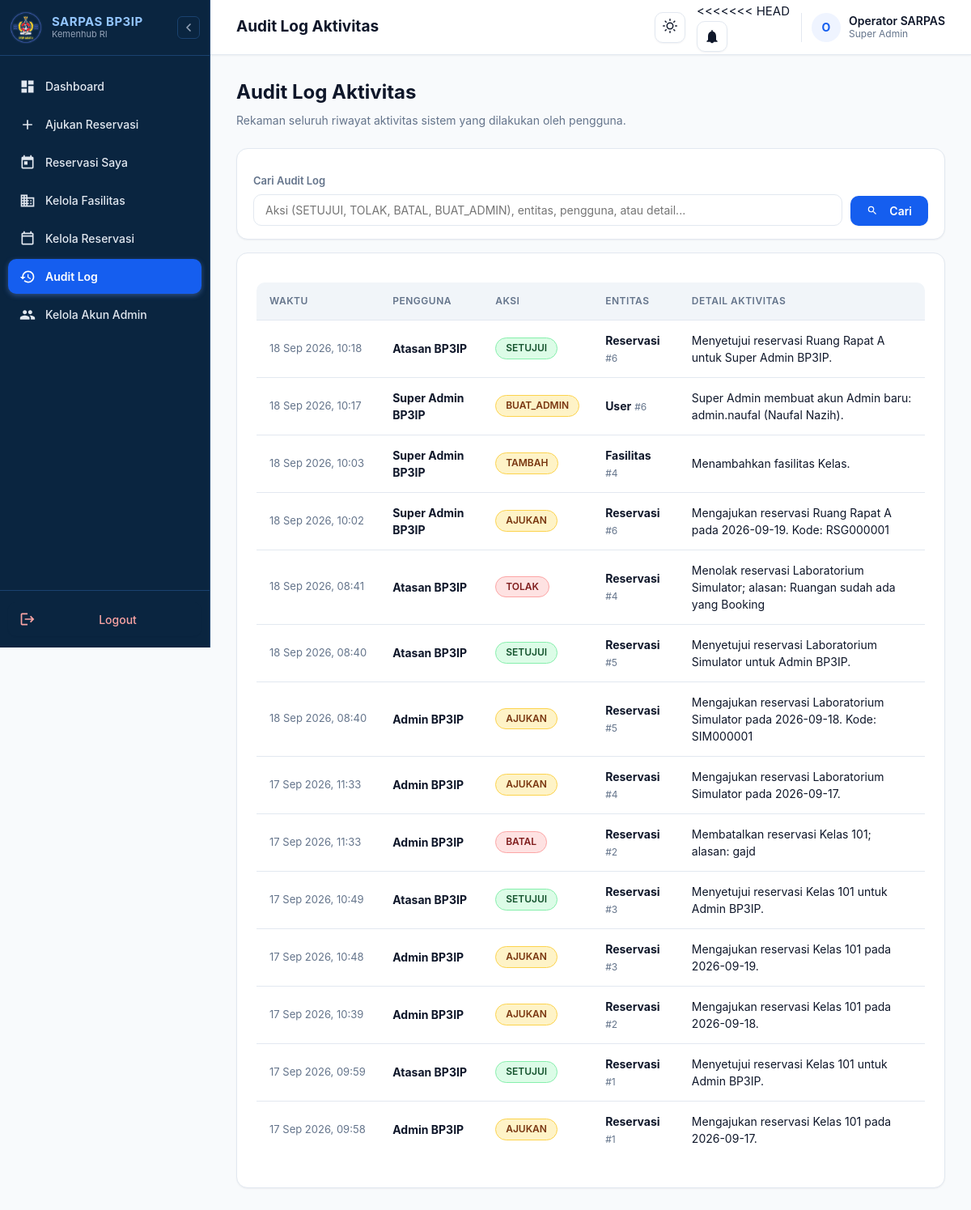
Before: /audit-log/ (signed in) with the older database file.
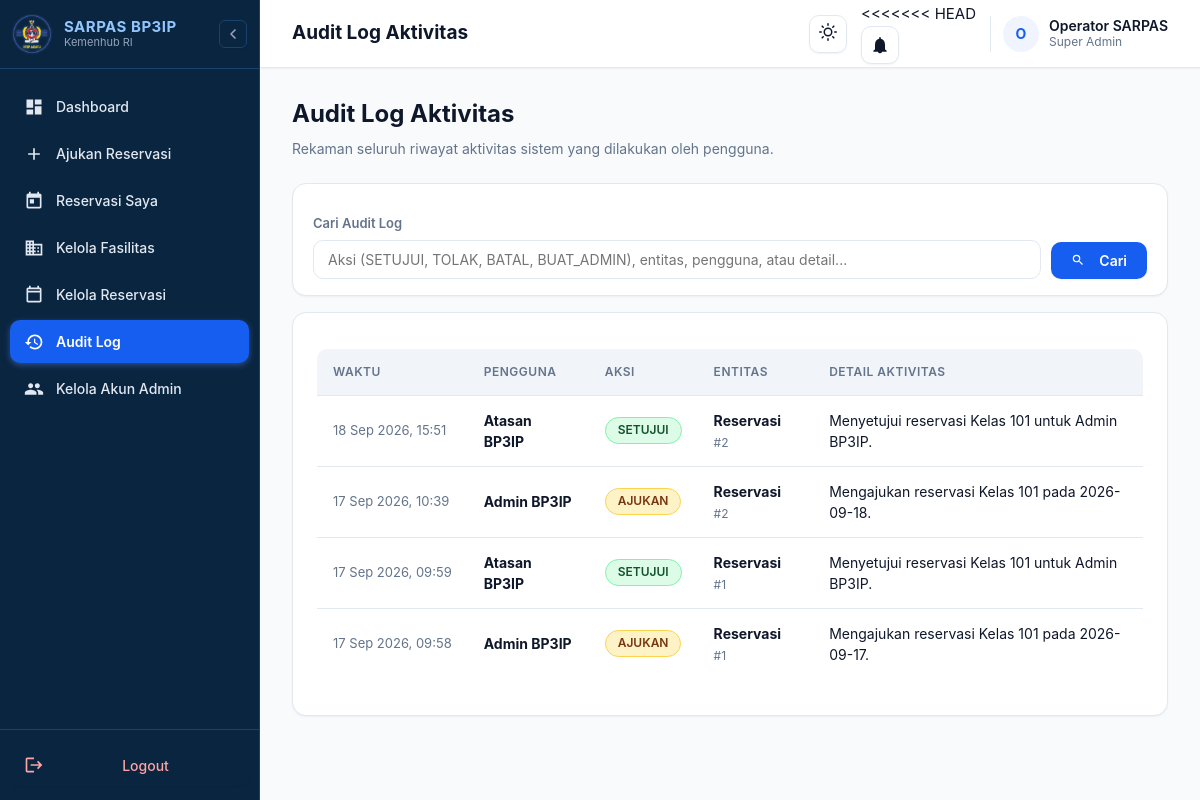
After: the same page with the newer database file.
### core/models.py (models this page shows, shortened)
class AuditLog(models.Model):
    actor = models.ForeignKey(User, on_delete=models.SET_NULL, null=True, blank=True, related_name="audit_logs")
    aksi = models.CharField(max_length=100)
    entitas = models.CharField(max_length=100)
    entitas_id = models.PositiveBigIntegerField(null=True, blank=True)
    detail = models.TextField()
    created_at = models.DateTimeField(auto_now_add=True)
    class Meta:
        ordering = ["-created_at"]

class User(AbstractUser):
    class Role(models.TextChoices):
        ADMIN = "ADMIN", "Admin"
        SUPER_ADMIN = "SUPER_ADMIN", "Super Admin"
        ATASAN = "ATASAN", "Atasan"
    nama = models.CharField(max_length=150)
    email = models.EmailField(unique=True)
    role = models.CharField(max_length=15, choices=Role.choices, default=Role.ADMIN)
    created_at = models.DateTimeField(auto_now_add=True)

### core/views.py (the view, shortened to what this page needs)
# urls.py: path("audit-log/", views.audit_log_list, name="audit_log_list"),
@role_required(User.Role.SUPER_ADMIN)
def audit_log_list(request):
    qs = AuditLog.objects.select_related("actor").order_by("-created_at")
    q = request.GET.get("q", "").strip()
    paginator = Paginator(qs, 20)
    page_number = request.GET.get("page")
    page_obj = paginator.get_page(page_number)
    return render(request, "audit/list.html", {
        "logs": page_obj,
        "page_obj": page_obj,
        "q": q,
    })

### core/context_processors.py (called while the page is built)
def notification_badge(request):
    if request.user.is_authenticated:
        return {"unread_notification_count": request.user.notifikasi.filter(status_baca=False).count()}
    return {"unread_notification_count": 0}

### templates/audit/list.html (shortened to what this page needs)
{% extends 'base.html' %}
{% block page_title %}Audit Log Aktivitas{% endblock %}
{% block content %}
<div class="page-heading">
  <h1>Audit Log Aktivitas</h1>
  <p>Rekaman seluruh riwayat aktivitas sistem yang dilakukan oleh pengguna.</p>
</div>
<div class="card" style="margin-bottom: 16px; padding: 16px 20px;">
  <form method="get" action="" style="display: flex; gap: 10px; align-items: flex-end; flex-wrap: wrap;">
    <div style="flex: 1; min-width: 220px;">
      <label style="font-size: 13px; font-weight: 600; color: var(--text-muted); display: block; margin-bottom: 6px;" for="id-search-audit">Cari Audit Log</label>
      <input
        id="id-search-audit"
        type="text"
        name="q"
        value="{{ q }}"
        placeholder="Aksi (SETUJUI, TOLAK, BATAL, BUAT_ADMIN), entitas, pengguna, atau detail..."
        style="width: 100%; margin: 0;"
      >
    </div>
    <button type="submit" class="button" style="padding: 10px 20px;">
      <svg width="14" height="14" viewBox="0 0 24 24" fill="currentColor" style="margin-right: 6px;"><path d="M15.5 14h-.79l-.28-.27A6.471 6.471 0 0 0 16 9.5 6.5 6.5 0 1 0 9.5 16c1.61 0 3.09-.59 4.23-1.57l.27.28v.79l5 4.99L20.49 19l-4.99-5zm-6 0C7.01 14 5 11.99 5 9.5S7.01 5 9.5 5 14 7.01 14 9.5 11.99 14 9.5 14z"/></svg>
      Cari
    </button>
  </form>
</div>
<div class="card">
  <div class="table-wrap">
    <table>
      <thead>
        <tr>
          <th>Waktu</th>
          <th>Pengguna</th>
          <th>Aksi</th>
          <th>Entitas</th>
          <th>Detail Aktivitas</th>
        </tr>
      </thead>
      <tbody>
        {% for log in logs %}
        <tr>
          <td style="white-space: nowrap; color: var(--text-muted); font-size: 13px;">
            {{ log.created_at|date:'d M Y, H:i' }}
          </td>
          <td>
            <strong>{{ log.actor.nama|default:log.actor.username|default:'Sistem Otomatis' }}</strong>
          </td>
          <td>
            {% if log.aksi == 'SETUJUI' %}
            <span class="badge badge-approved">{{ log.aksi }}</span>
            {% elif log.aksi == 'TOLAK' or log.aksi == 'HAPUS' or log.aksi == 'BATAL' %}
            <span class="badge badge-rejected">{{ log.aksi }}</span>
            {% elif log.aksi == 'TAMBAH' or log.aksi == 'AJUKAN' or log.aksi == 'BUAT_ADMIN' %}
            <span class="badge badge-pending">{{ log.aksi }}</span>
            {% else %}
            <span class="badge" style="background: var(--surface-hover); color: var(--text-muted);">{{ log.aksi }}</span>
            {% endif %}
          </td>
          <td>
            <strong>{{ log.entitas }}</strong>
            {% if log.entitas_id %}
            <span style="color: var(--text-muted); font-size: 12px;">#{{ log.entitas_id }}</span>
            {% endif %}
          </td>
          <td style="color: var(--text);">
            {{ log.detail }}
          </td>
        </tr>
        {% endfor %}
      </tbody>
    </table>
  </div>
</div>
{% endblock %}

Changed rows visible on the page:
removed AuditLog: created_at "18 Sep 2026, 10:18", actor.nama "Atasan BP3IP", aksi "SETUJUI", entitas "Reservasi", entitas_id "6", detail "Menyetujui reservasi Ruang Rapat A untuk Super Admin BP3IP."
removed AuditLog: created_at "18 Sep 2026, 10:17", actor.nama "Super Admin BP3IP", aksi "BUAT_ADMIN", entitas "User", entitas_id "6", detail "Super Admin membuat akun Admin baru: admin.naufal (Naufal Nazih)."
removed AuditLog: created_at "18 Sep 2026, 10:03", actor.nama "Super Admin BP3IP", aksi "TAMBAH", entitas "Fasilitas", entitas_id "4", detail "Menambahkan fasilitas Kelas."
removed AuditLog: created_at "18 Sep 2026, 10:02", actor.nama "Super Admin BP3IP", aksi "AJUKAN", entitas "Reservasi", entitas_id "6", detail "Mengajukan reservasi Ruang Rapat A pada 2026-09-19. Kode: RSG000001"
removed AuditLog: created_at "18 Sep 2026, 08:41", actor.nama "Atasan BP3IP", aksi "TOLAK", entitas "Reservasi", entitas_id "4", detail "Menolak reservasi Laboratorium Simulator; alasan: Ruangan sudah ada yang Booking"
removed AuditLog: created_at "18 Sep 2026, 08:40", actor.nama "Atasan BP3IP", aksi "SETUJUI", entitas "Reservasi", entitas_id "5", detail "Menyetujui reservasi Laboratorium Simulator untuk Admin BP3IP."
removed AuditLog: created_at "18 Sep 2026, 08:40", actor.nama "Admin BP3IP", aksi "AJUKAN", entitas "Reservasi", entitas_id "5", detail "Mengajukan reservasi Laboratorium Simulator pada 2026-09-18. Kode: SIM000001"
removed AuditLog: created_at "17 Sep 2026, 11:33", actor.nama "Admin BP3IP", aksi "AJUKAN", entitas "Reservasi", entitas_id "4", detail "Mengajukan reservasi Laboratorium Simulator pada 2026-09-17."
removed AuditLog: created_at "17 Sep 2026, 11:33", actor.nama "Admin BP3IP", aksi "BATAL", entitas "Reservasi", entitas_id "2", detail "Membatalkan reservasi Kelas 101; alasan: gajd"
removed AuditLog: created_at "17 Sep 2026, 10:49", actor.nama "Atasan BP3IP", aksi "SETUJUI", entitas "Reservasi", entitas_id "3", detail "Menyetujui reservasi Kelas 101 untuk Admin BP3IP."
changed AuditLog: created_at "17 Sep 2026, 10:48" → "18 Sep 2026, 15:51"; actor.nama "Admin BP3IP" → "Atasan BP3IP"; entitas_id "3" → "2"; detail "Mengajukan reservasi Kelas 101 pada 2026-09-19." → "Menyetujui reservasi Kelas 101 untuk Admin BP3IP."; aksi "AJUKAN" → "SETUJUI"
